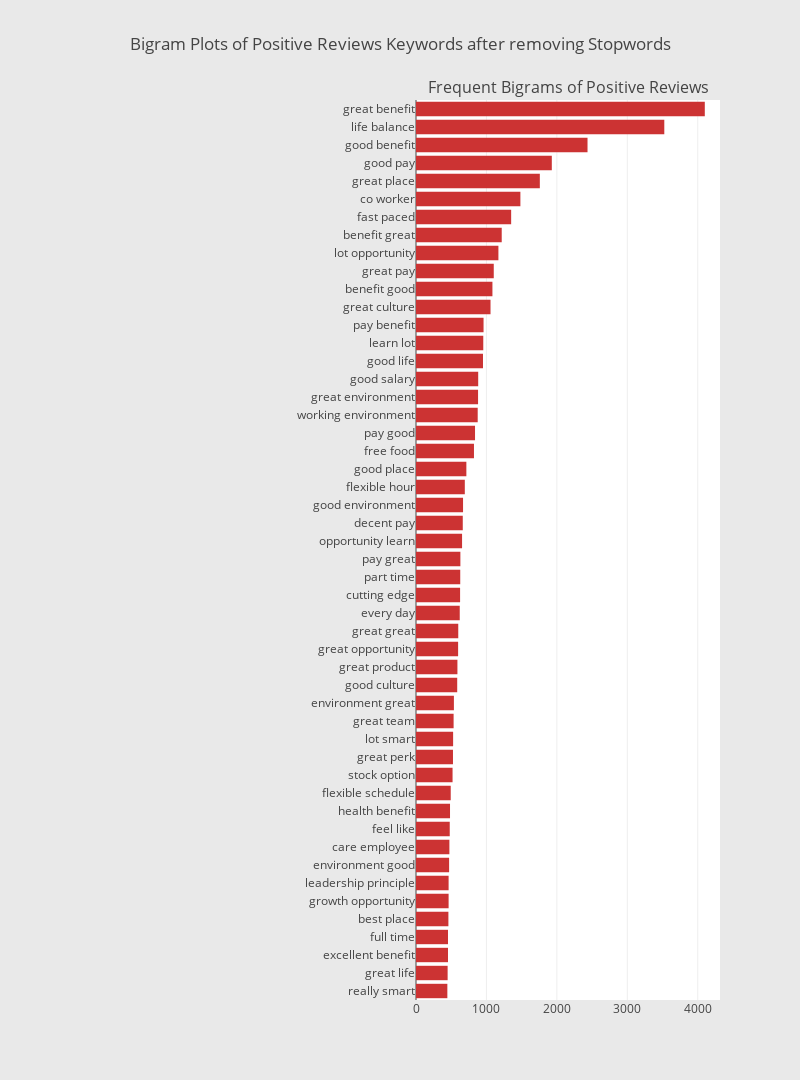

Notebook code for this chart:
### Code cell
# Plotting the bigram plot (Pros)
reviews_df = pd.DataFrame({'Reviews':pros_token})
bigram_dict = defaultdict(int)

for sentence in reviews_df["Reviews"]:
    if len(sentence) > 1:
        bigram = ngrams(sentence, 2)
        for gram in bigram:
            bigram_dict[" ".join([g for g in gram])] += 1


fd_sorted = pd.DataFrame(sorted(bigram_dict.items(), key=lambda x: x[1])[::-1])
fd_sorted.columns = ["word", "wordFreq"]
sym_2 = horizontal_bar_chart(fd_sorted.head(50), '#CC3333')
                             
fig = tools.make_subplots(
        rows=1, 
        cols=2, 
        vertical_spacing=0.04,
        horizontal_spacing=0.05,
        subplot_titles=["","Frequent Bigrams of Positive Reviews"])
fig.append_trace(sym_2, 1, 2)
fig['layout'].update(
        height=1080, 
        width=800, 
        paper_bgcolor='rgb(233,233,233)', 
        title="Bigram Plots of Positive Reviews Keywords after removing Stopwords")
plotly.offline.iplot(fig) # jupyter notebook only

### Figure 1 — Plotly figure (JSON) as saved in the notebook; plotly's stock layout.template omitted (floating-point values rounded to 4 significant figures)
{"data": [{"marker": {"color": "#CC3333"}, "orientation": "h", "showlegend": false, "type": "bar", "uid": "551767dc-62b2-4b21-b889-497793d47493", "x": [445, 449, 454, 454, 460, 463, 463, 470, 474, 479, 483, 493, 519, 525, 527, 534, 538, 585, 588, 598, 600, 621, 626, 628, 630, 654, 664, 668, 693, 715, 823, 838, 876, 881, 883, 951, 955, 959, 1058, 1085, 1104, 1170, 1217, 1351, 1482, 1758, 1928, 2435, 3525, 4100], "xaxis": "x2", "y": ["really smart", "great life", "excellent benefit", "full time", "best place", "growth opportunity", "leadership principle", "environment good", "care employee", "feel like", "health benefit", "flexible schedule", "stock option", "great perk", "lot smart", "great team", "environment great", "good culture", "great product", "great opportunity", "great great", "every day", "cutting edge", "part time", "pay great", "opportunity learn", "decent pay", "good environment", "flexible hour", "good place", "free food", "pay good", "working environment", "great environment", "good salary", "good life", "learn lot", "pay benefit", "great culture", "benefit good", "great pay", "lot opportunity", "benefit great", "fast paced", "co worker", "great place", "good pay", "good benefit", "life balance", "great benefit"], "yaxis": "y2"}], "layout": {"annotations": [{"font": {"size": 16}, "showarrow": false, "text": "Frequent Bigrams of Positive Reviews", "x": 0.7625, "xanchor": "center", "xref": "paper", "y": 1, "yanchor": "bottom", "yref": "paper"}], "height": 1080, "paper_bgcolor": "rgb(233,233,233)", "title": {"text": "Bigram Plots of Positive Reviews Keywords after removing Stopwords"}, "width": 800, "xaxis": {"anchor": "y", "domain": [0, 0.475]}, "xaxis2": {"anchor": "y2", "domain": [0.525, 1]}, "yaxis": {"anchor": "x", "domain": [0, 1]}, "yaxis2": {"anchor": "x2", "domain": [0, 1]}}}
